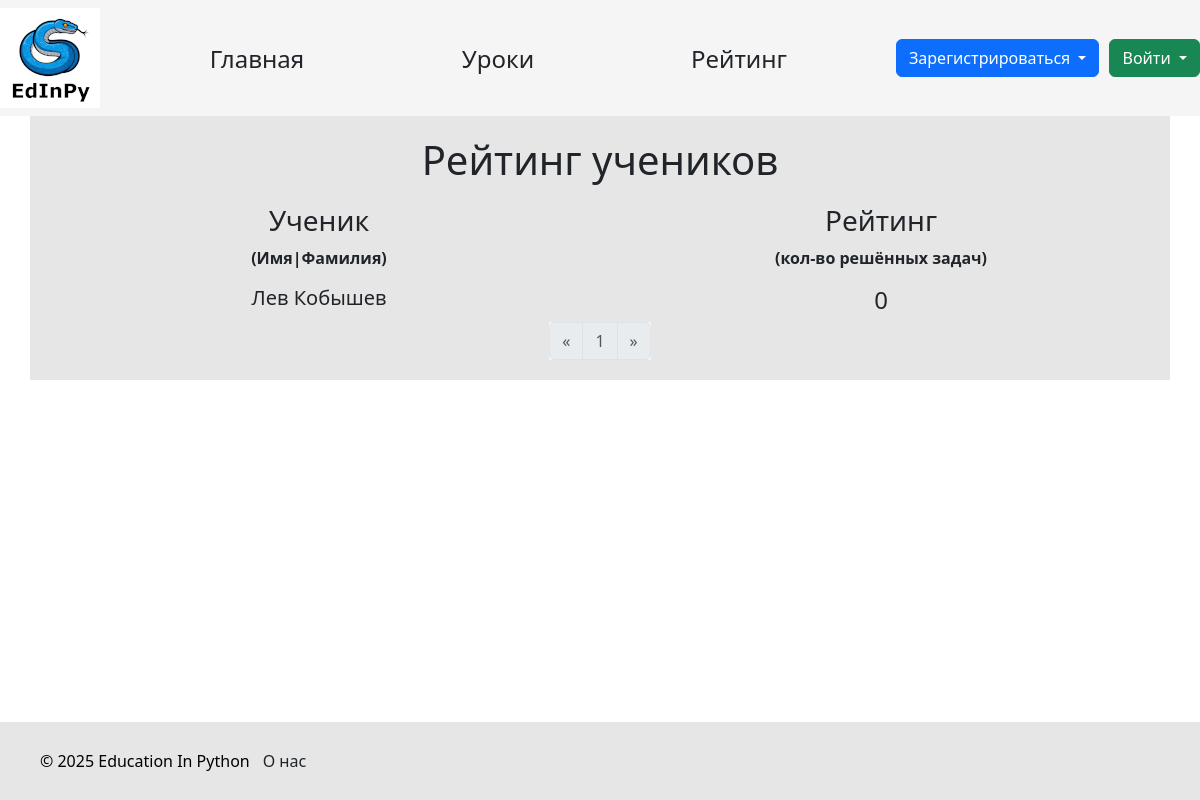
The page /rating on the database its author committed.
### data/students.py (models this page shows, shortened)
class Student(SqlAlchemyBase, UserMixin):
    __tablename__ = 'students'
    id = sqlalchemy.Column(sqlalchemy.Integer, primary_key=True, autoincrement=True)
    name = sqlalchemy.Column(sqlalchemy.String, nullable=True)
    surname = sqlalchemy.Column(sqlalchemy.String, nullable=True)
    age = sqlalchemy.Column(sqlalchemy.Integer, nullable=True)
    email = sqlalchemy.Column(sqlalchemy.String, index=True, unique=True, nullable=False)
    hashed_password = sqlalchemy.Column(sqlalchemy.String, nullable=False)
    completed_tasks = sqlalchemy.Column(sqlalchemy.Integer, default=0)
    teacher_id = sqlalchemy.Column(sqlalchemy.Integer, sqlalchemy.ForeignKey("teachers.id"))
    teacher = orm.relationship('Teacher', back_populates='student')
    task = orm.relationship('Solution', back_populates='student')
    image_name = sqlalchemy.Column(sqlalchemy.Text, nullable=True, unique=True)

### main.py (the view)
@app.route('/rating')
def rating():
    page_arg = request.args.get('page')
    if not page_arg:
        page_arg = 0
    else:
        page_arg = int(page_arg) - 1
    if page_arg < 0:
        page_arg = 0
    page_limit = 20
    with db_session.create_session() as db_sess:
        cnt = db_sess.query(Student).count()
        if page_arg * page_limit >= cnt and cnt:
            return redirect('/rating')
        users = db_sess.query(Student) \
            .order_by(Student.completed_tasks.desc(), Student.surname.asc(), Student.name.asc()).limit(page_limit) \
            .offset(page_arg * page_limit).all()
        pages = []
        for i in range(page_arg - 2, page_arg + 3):
            if i >= 0 and i * page_limit < cnt:
                page = Page(f"/rating?page={i + 1}", i + 1)
                if i == page_arg:
                    page.enabled = False
                pages.append(page)
        prev_page = Page(f"/rating?page={page_arg}")
        next_page = Page(f"/rating?page={page_arg + 2}")
        if page_arg - 1 < 0:
            prev_page.enabled = False
        if (page_arg + 1) * page_limit >= cnt:
            next_page.enabled = False
        return render_template('rating.html', users=users, pages=pages, prev_page=prev_page, next_page=next_page)

### data/db_session.py (called while the page is built)
def create_session() -> Session:
    global __factory
    return __factory()

### templates/rating.html (shortened to what this page needs)
{% extends "base.html" %} {% block content %} {% if users %}
<h1>Рейтинг учеников</h1>
<div class="container w-90 text-center">
  <div class="row">
    <div class="col">
      <h3>Ученик</h3>
      <p><b>(Имя|Фамилия)</b></p>
    </div>
    <div class="col">
      <h3>Рейтинг</h3>
      <p><b>(кол-во решённых задач)</b></p>
    </div>
  </div>
  {% for user in users %}
  <div class="row">
    <div class="col">
      <h5>{{ user.name }} {{ user.surname }}</h5>
    </div>
    <div class="col">
      <h4>{{ user.completed_tasks }}</h4>
    </div>
  </div>
  {% endfor %}
  <div class="d-flex justify-content-center">
    <nav aria-label="Page navigation">
      <ul class="pagination">
        <li class="page-item">
          <a
            class="page-link {{ 'disabled' if not prev_page.enabled }}"
            href="{{ prev_page.link }}"
            aria-label="Previous"
          >
            <span aria-hidden="true">&laquo;</span>
          </a>
        </li>
        {% for page in pages %}
        <li class="page-item {{ 'disabled' if not page.enabled }}">
          <a href="{{ page.link }}" class="page-link">{{page.name }}</a>
        </li>
        {% endfor %}
        <li class="page-item {{ 'disabled' if not next_page.enabled }}">
          <a href="{{ next_page.link }}" class="page-link" aria-label="Next">
            <span aria-hidden="true">&raquo;</span>
          </a>
        </li>
      </ul>
    </nav>
  </div>
</div>
{% else %}
<div class="container mx-auto">
  <p class="fs-3 text-center">Еще ни один ученик не зарегистрировался</p>
</div>
{% endif %} {% endblock %}

### static/css/style.css (style rules this page uses)
h1 { text-align: center; margin: 10px auto; }

### static/css/base.css (style rules this page uses)
nav { background-color: rgb(245, 245, 245); }

### templates/rating.html (style rules this page uses)
.container { background: rgb(230, 230, 230); padding: 10px; }
.pagination { margin: 0; }

### rows shown on the page
Student: name "Лев", surname "Кобышев", completed_tasks "0"

### other values the page prints
{{ page.name }} "1"
